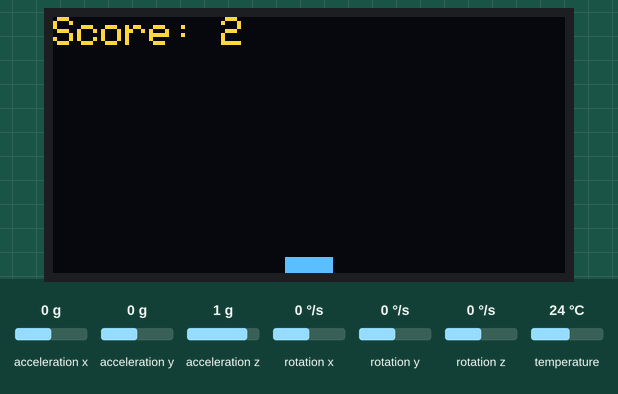
Recording of a sketch running on a simulated Arduino Uno, built with avr-gcc and run on an emulated ATmega328P. Shown: 128×64 one-colour display. Inputs (shaded band) come from the test bench; at power-on: acceleration x 0 g, acceleration y 0 g, acceleration z 1 g, rotation x 0 °/s, rotation y 0 °/s, rotation z 0 °/s, temperature 24 °C. The OLED is the two-colour kind (top 16 rows yellow); random numbers use the default seed unless the sketch sets one.

Above: at 1.2 s.
1.3 s: acceleration x set to -1.4 g
At 1.35 s:
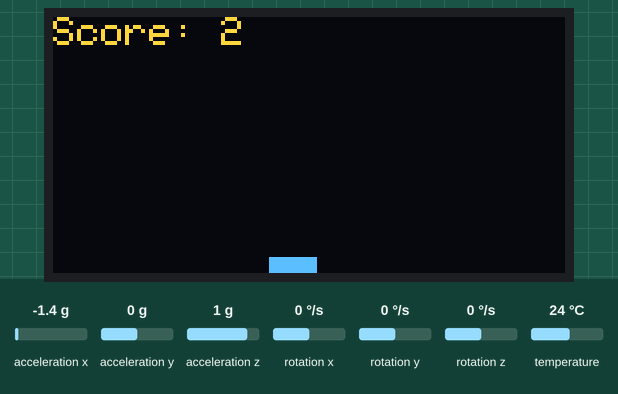
2.8 s: acceleration x set to 0.8 g
At 2.85 s:
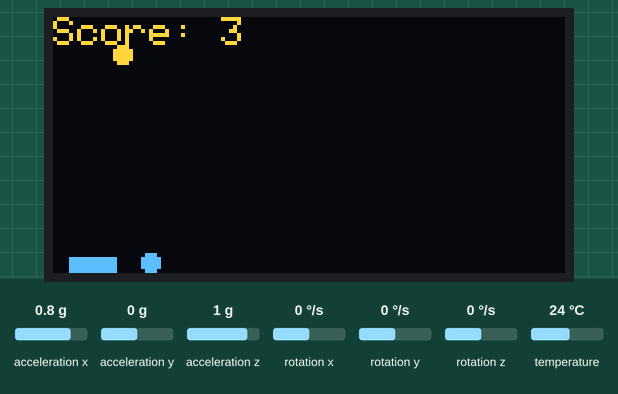
4.3 s: acceleration x set to -0.8 g
At 5.7 s:
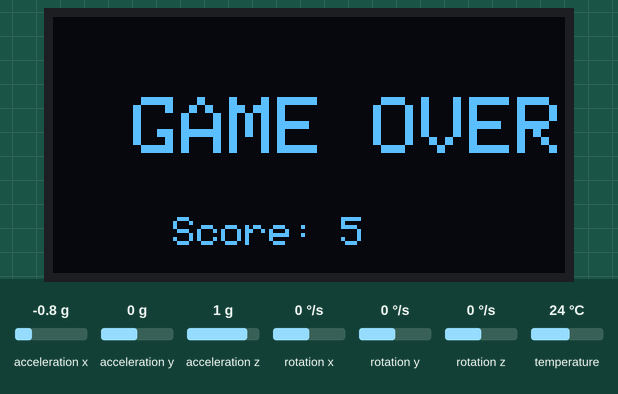

The sketch:

Obstace_avoid_BigOLED.ino
```cpp
#include <Wire.h>
#include <Adafruit_GFX.h>
#include <Adafruit_SH110X.h>  // Use the official Adafruit SH110x library
#include <Adafruit_MPU6050.h>

#define SCREEN_WIDTH 128
#define SCREEN_HEIGHT 64
#define PLAYER_WIDTH 12
#define PLAYER_HEIGHT 4
#define MAX_BULLETS 5
#define OLED_RESET -1  // Reset pin # (or -1 if sharing Arduino reset pin)

Adafruit_SH1106G display(SCREEN_WIDTH, SCREEN_HEIGHT, &Wire, OLED_RESET);
Adafruit_MPU6050 mpu;

// Player
int playerX = SCREEN_WIDTH/2 - PLAYER_WIDTH/2;
int playerY = SCREEN_HEIGHT - PLAYER_HEIGHT;
int score = 0;
int activeBullets = 2;

struct Bullet {
  int x, y, speed;
  bool active;
};
Bullet bullets[MAX_BULLETS];

void setup() {
  Serial.begin(115200);
  Wire.begin();

  // Initialize display
  if(!display.begin(0x3C, true)) { // Address 0x3C for 128x64
    Serial.println(F("SH1106 allocation failed"));
    for(;;); // Don't proceed, loop forever
  }
  display.clearDisplay();
  display.display();

  // Initialize MPU6050
  if (!mpu.begin()) {
    Serial.println(F("MPU6050 not found!"));
    while (1);
  }
  mpu.setAccelerometerRange(MPU6050_RANGE_2_G);
  mpu.setFilterBandwidth(MPU6050_BAND_21_HZ);

  initBullets();
}

void loop() {
  sensors_event_t a, g, temp;
  mpu.getEvent(&a, &g, &temp);

  // Tilt controls - inverted for more intuitive movement
  if (a.acceleration.x > 2) playerX += 4;
  else if (a.acceleration.x < -2) playerX -= 4;
  playerX = constrain(playerX, 0, SCREEN_WIDTH - PLAYER_WIDTH);

  // Update bullets
  for (int i = 0; i < activeBullets; i++) {
    if (bullets[i].active) {
      bullets[i].y += bullets[i].speed;

      // Check if bullet reached bottom
      if (bullets[i].y > SCREEN_HEIGHT) {
        score++;
        respawnBullet(i);
        if (score % 10 == 0 && activeBullets < MAX_BULLETS) activeBullets++;
        if (score % 5 == 0) increaseSpeed();
      }

      // Collision check - more precise
      if (bullets[i].active &&
          bullets[i].y + 2 >= playerY &&
          bullets[i].y - 2 <= playerY + PLAYER_HEIGHT &&
          bullets[i].x >= playerX - 2 &&
          bullets[i].x <= playerX + PLAYER_WIDTH + 2) {
        gameOver();
        return;
      }
    }
  }

  // Render
  display.clearDisplay();

  // Draw player
  display.fillRect(playerX, playerY, PLAYER_WIDTH, PLAYER_HEIGHT, SH110X_WHITE);

  // Draw bullets
  for (int i = 0; i < activeBullets; i++) {
    if (bullets[i].active) {
      display.fillCircle(bullets[i].x, bullets[i].y, 2, SH110X_WHITE);
    }
  }

  // Draw score
  display.setTextSize(1);
  display.setTextColor(SH110X_WHITE);
  display.setCursor(0, 0);
  display.print(F("Score: "));
  display.print(score);

  display.display();
  delay(30);
}

void initBullets() {
  for (int i = 0; i < MAX_BULLETS; i++) {
    bullets[i].active = true;
    bullets[i].x = random(0, SCREEN_WIDTH);
    bullets[i].y = random(-40, -5);
    bullets[i].speed = random(3, 6);
  }
}

void respawnBullet(int i) {
  bullets[i].active = true;
  bullets[i].x = random(0, SCREEN_WIDTH);
  bullets[i].y = random(-40, -5);
  bullets[i].speed = random(3, 6);
}

void increaseSpeed() {
  for (int i = 0; i < activeBullets; i++) {
    if (bullets[i].active) {
      bullets[i].speed += 1;
    }
  }
}

void gameOver() {
  display.clearDisplay();
  display.setTextSize(2);
  display.setTextColor(SH110X_WHITE);
  display.setCursor(20, 20);
  display.println(F("GAME OVER"));
  display.setTextSize(1);
  display.setCursor(30, 50);
  display.print(F("Score: "));
  display.print(score);
  display.display();

  delay(3000);

  // Reset game
  playerX = SCREEN_WIDTH/2 - PLAYER_WIDTH/2;
  score = 0;
  activeBullets = 2;
  initBullets();
}
```
